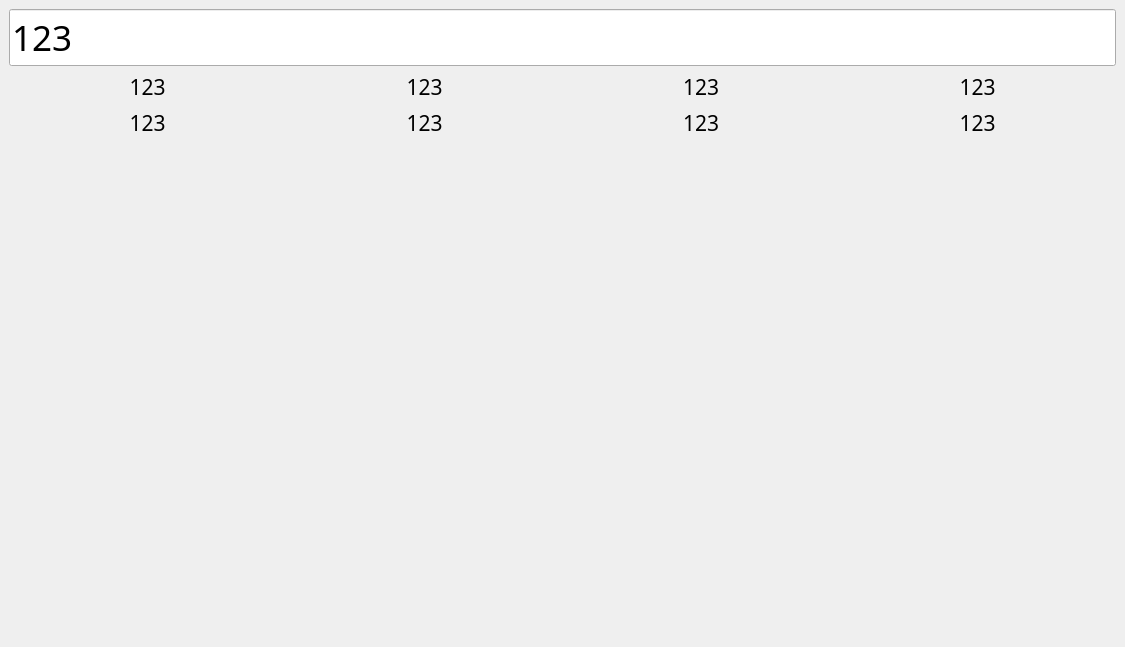
<?xml version="1.0" encoding="UTF-8"?>
<ui version="4.0">
 <class>MainWindow</class>
 <widget class="QMainWindow" name="MainWindow">
  <property name="geometry">
   <rect>
    <x>0</x>
    <y>0</y>
    <width>1125</width>
    <height>647</height>
   </rect>
  </property>
  <property name="sizePolicy">
   <sizepolicy hsizetype="Preferred" vsizetype="Preferred">
    <horstretch>0</horstretch>
    <verstretch>0</verstretch>
   </sizepolicy>
  </property>
  <property name="windowTitle">
   <string>MainWindow</string>
  </property>
  <property name="autoFillBackground">
   <bool>true</bool>
  </property>
  <widget class="QWidget" name="centralwidget">
   <property name="sizePolicy">
    <sizepolicy hsizetype="Maximum" vsizetype="Maximum">
     <horstretch>0</horstretch>
     <verstretch>0</verstretch>
    </sizepolicy>
   </property>
   <property name="layoutDirection">
    <enum>Qt::LeftToRight</enum>
   </property>
   <property name="autoFillBackground">
    <bool>true</bool>
   </property>
   <layout class="QHBoxLayout" name="horizontalLayout_3">
    <item>
     <layout class="QVBoxLayout" name="verticalLayout_2">
      <item>
       <widget class="QLineEdit" name="barcode">
        <property name="minimumSize">
         <size>
          <width>0</width>
          <height>50</height>
         </size>
        </property>
        <property name="font">
         <font>
          <family>Sitka</family>
          <pointsize>26</pointsize>
         </font>
        </property>
        <property name="text">
         <string>123</string>
        </property>
       </widget>
      </item>
      <item>
       <layout class="QVBoxLayout" name="verticalLayout">
        <item>
         <layout class="QHBoxLayout" name="horizontalLayout">
          <property name="spacing">
           <number>0</number>
          </property>
          <property name="leftMargin">
           <number>0</number>
          </property>
          <property name="topMargin">
           <number>0</number>
          </property>
          <property name="rightMargin">
           <number>0</number>
          </property>
          <property name="bottomMargin">
           <number>0</number>
          </property>
          <item>
           <widget class="QLabel" name="product_name">
            <property name="minimumSize">
             <size>
              <width>100</width>
              <height>0</height>
             </size>
            </property>
            <property name="font">
             <font>
              <family>Sitka Small</family>
              <pointsize>16</pointsize>
             </font>
            </property>
            <property name="text">
             <string>123</string>
            </property>
            <property name="alignment">
             <set>Qt::AlignHCenter|Qt::AlignTop</set>
            </property>
           </widget>
          </item>
          <item>
           <widget class="QLabel" name="price_name">
            <property name="minimumSize">
             <size>
              <width>100</width>
              <height>0</height>
             </size>
            </property>
            <property name="font">
             <font>
              <family>Sitka Small</family>
              <pointsize>16</pointsize>
             </font>
            </property>
            <property name="text">
             <string>123</string>
            </property>
            <property name="alignment">
             <set>Qt::AlignHCenter|Qt::AlignTop</set>
            </property>
           </widget>
          </item>
          <item>
           <widget class="QLabel" name="unit_name">
            <property name="minimumSize">
             <size>
              <width>100</width>
              <height>0</height>
             </size>
            </property>
            <property name="font">
             <font>
              <family>Sitka Small</family>
              <pointsize>16</pointsize>
             </font>
            </property>
            <property name="text">
             <string>123</string>
            </property>
            <property name="alignment">
             <set>Qt::AlignHCenter|Qt::AlignTop</set>
            </property>
           </widget>
          </item>
          <item>
           <widget class="QLabel" name="remainder_name">
            <property name="minimumSize">
             <size>
              <width>100</width>
              <height>0</height>
             </size>
            </property>
            <property name="font">
             <font>
              <family>Sitka Small</family>
              <pointsize>16</pointsize>
             </font>
            </property>
            <property name="text">
             <string>123</string>
            </property>
            <property name="alignment">
             <set>Qt::AlignHCenter|Qt::AlignTop</set>
            </property>
           </widget>
          </item>
         </layout>
        </item>
        <item>
         <layout class="QHBoxLayout" name="horizontalLayout_2" stretch="0,0,0,0">
          <property name="spacing">
           <number>0</number>
          </property>
          <property name="sizeConstraint">
           <enum>QLayout::SetDefaultConstraint</enum>
          </property>
          <property name="leftMargin">
           <number>0</number>
          </property>
          <property name="topMargin">
           <number>0</number>
          </property>
          <property name="rightMargin">
           <number>0</number>
          </property>
          <property name="bottomMargin">
           <number>500</number>
          </property>
          <item>
           <widget class="QLabel" name="product">
            <property name="font">
             <font>
              <family>Sitka Small</family>
              <pointsize>16</pointsize>
             </font>
            </property>
            <property name="text">
             <string>123</string>
            </property>
            <property name="alignment">
             <set>Qt::AlignHCenter|Qt::AlignTop</set>
            </property>
           </widget>
          </item>
          <item>
           <widget class="QLabel" name="price">
            <property name="font">
             <font>
              <family>Sitka Small</family>
              <pointsize>16</pointsize>
             </font>
            </property>
            <property name="text">
             <string>123</string>
            </property>
            <property name="alignment">
             <set>Qt::AlignHCenter|Qt::AlignTop</set>
            </property>
           </widget>
          </item>
          <item>
           <widget class="QLabel" name="unit">
            <property name="font">
             <font>
              <family>Sitka Small</family>
              <pointsize>16</pointsize>
             </font>
            </property>
            <property name="text">
             <string>123</string>
            </property>
            <property name="alignment">
             <set>Qt::AlignHCenter|Qt::AlignTop</set>
            </property>
           </widget>
          </item>
          <item>
           <widget class="QLabel" name="remainder">
            <property name="font">
             <font>
              <family>Sitka Small</family>
              <pointsize>16</pointsize>
             </font>
            </property>
            <property name="text">
             <string>123</string>
            </property>
            <property name="alignment">
             <set>Qt::AlignHCenter|Qt::AlignTop</set>
            </property>
           </widget>
          </item>
         </layout>
        </item>
       </layout>
      </item>
     </layout>
    </item>
   </layout>
  </widget>
 </widget>
 <resources/>
 <connections/>
</ui>
